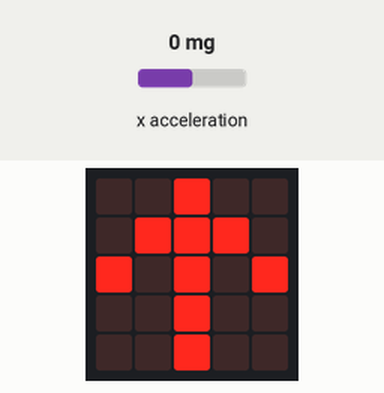
Bench run of a program on a simulated BBC micro:bit (MakeCode). Shown: the board's 5×5 LED display. The inputs (shaded band) are chosen by the test bench; at power-on: x acceleration 0 mg. Random numbers come from a fixed seed.

Above: at 2.3 s.
At 4.9 s:
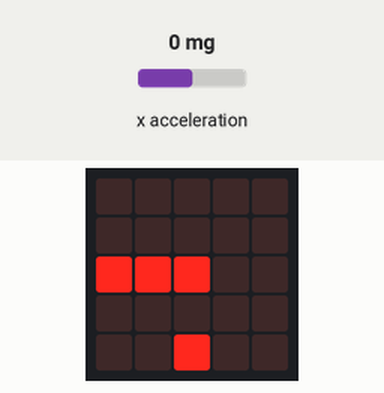
5.0 s: x acceleration set to -272 mg
8.0 s: x acceleration set to -314 mg
At 9.2 s:
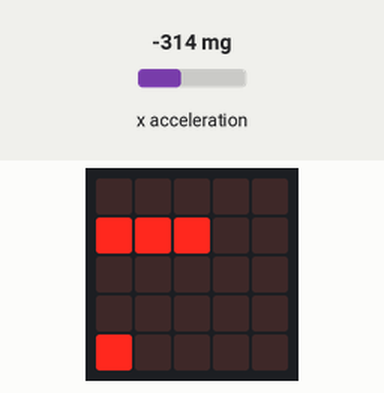
10.8 s: x acceleration set to 283 mg
13.8 s: x acceleration set to 326 mg
At 15.3 s:
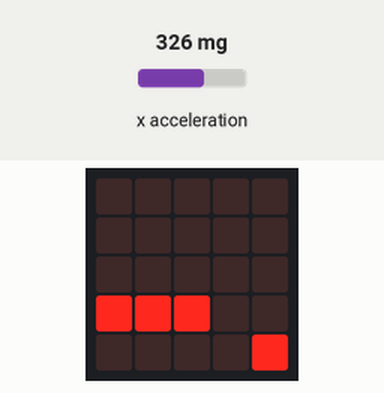
16.4 s: x acceleration set to -1440 mg
At 17.9 s:
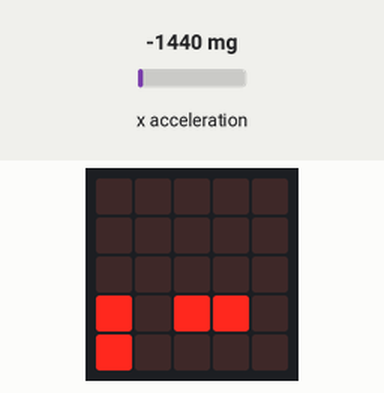
18.3 s: x acceleration set to 750 mg
At 19.7 s:
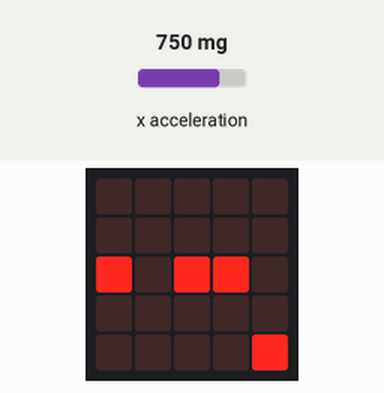
Timing chart, 0 to 21.3 s (numbered marks = the images above; inputs shaded):
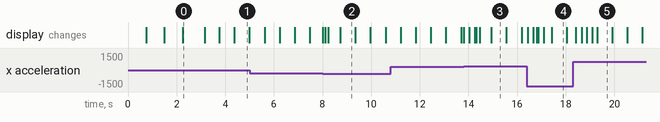

The program:

main.ts
```typescript
basic.showNumber(3)
basic.showNumber(2)
basic.showNumber(1)
basic.showLeds(`
    . . # . .
    . # # # .
    # . # . #
    . . # . .
    . . # . .
    `)
basic.pause(500)
let x = randint(0, 2)
let speed = 600
let sprite = game.createSprite(2, 4)
let obstacle_1 = game.createSprite(x, 0)
let obstacle_2 = game.createSprite(x + 1, 0)
let obstacle_3 = game.createSprite(x + 2, 0)
basic.pause(speed)
basic.forever(function on_forever() {
    if (input.acceleration(Dimension.X) > 300) {
        sprite.change(LedSpriteProperty.X, 1)
        basic.pause(200)
    }

    if (input.acceleration(Dimension.X) < -300) {
        sprite.change(LedSpriteProperty.X, -1)
        basic.pause(200)
    }

})
basic.forever(function on_forever2() {

    if (sprite.isTouching(obstacle_1) || (sprite.isTouching(obstacle_2) || sprite.isTouching(obstacle_3))) {
        game.gameOver()
    } else {
        obstacle_1.change(LedSpriteProperty.Y, 1)
        obstacle_2.change(LedSpriteProperty.Y, 1)
        obstacle_3.change(LedSpriteProperty.Y, 1)
        if (obstacle_1.get(LedSpriteProperty.Y) == 4) {
            x = randint(0, 2)
            obstacle_1.set(LedSpriteProperty.X, 0)
            obstacle_2.set(LedSpriteProperty.X, x + 1)
            obstacle_3.set(LedSpriteProperty.X, x + 2)
            obstacle_1.set(LedSpriteProperty.Y, 0)
            obstacle_2.set(LedSpriteProperty.Y, 0)
            obstacle_3.set(LedSpriteProperty.Y, 0)
        }

        basic.pause(speed)
    }

})
```

test.ts
```typescript
// 在此处测试；当此软件包作为插件使用时，将不会编译此软件包。
```

Measured:
- the behaviour switches between -300 and -301 mg on x acceleration (found by bisection; images 1 and 2)
- the behaviour switches between 300 and 301 mg on x acceleration (found by bisection; images 2 and 3)
- what the display in image 0 shows lasts 0.9 s, from 2.3 s to 3.2 s
- what the display in image 1 shows lasts 0.6 s, from 4.4 s to 5.0 s
